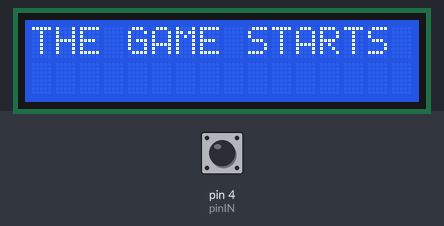
Recording of a sketch running on a simulated Arduino Uno, built with avr-gcc and run on an emulated ATmega328P. On the bench: 16×2 character LCD. The inputs (shaded band) are chosen by the test bench; at power-on: pin 4 (pinIN) HIGH.

Above: at 0.1 s.
At 1.6 s:
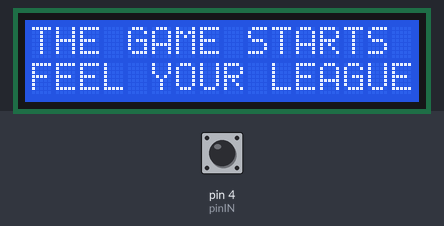
At 2.2 s:
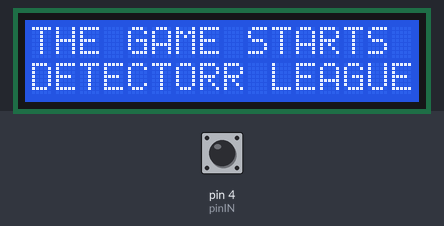
At 3.2 s:
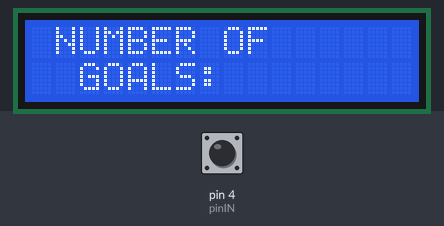

Measured:
- what the display in image 1 shows lasts 0.5 s, from 1.6 s to 2.1 s
- what the display in image 2 shows lasts 0.7 s, from 2.1 s to 2.8 s

The sketch:

lcd.ino
```cpp
/*#include <Wire.h>
#include <LiquidCrystal_I2C.h>

#if defined(ARDUINO) && ARDUINO >= 100
#define printByte(args)  write(args);
#else
#define printByte(args)  print(args,BYTE);
#endif

uint8_t bell[8]  = {0x4,0xe,0xe,0xe,0x1f,0x0,0x4};
uint8_t note[8]  = {0x2,0x3,0x2,0xe,0x1e,0xc,0x0};
uint8_t clock[8] = {0x0,0xe,0x15,0x17,0x11,0xe,0x0};
uint8_t heart[8] = {0x0,0xa,0x1f,0x1f,0xe,0x4,0x0};
uint8_t duck[8]  = {0x0,0xc,0x1d,0xf,0xf,0x6,0x0};
uint8_t check[8] = {0x0,0x1,0x3,0x16,0x1c,0x8,0x0};
uint8_t cross[8] = {0x0,0x1b,0xe,0x4,0xe,0x1b,0x0};
uint8_t retarrow[8] = {	0x1,0x1,0x5,0x9,0x1f,0x8,0x4};

LiquidCrystal_I2C lcd(0x27,20,4);  // set the LCD address to 0x27 for a 16 chars and 2 line display

void setup()
{
  lcd.init();                      // initialize the lcd
  lcd.backlight();

  lcd.createChar(0, bell);
  lcd.createChar(1, note);
  lcd.createChar(2, clock);
  lcd.createChar(3, heart);
  lcd.createChar(4, duck);
  lcd.createChar(5, check);
  lcd.createChar(6, cross);
  lcd.createChar(7, retarrow);
  lcd.home();

  lcd.print("Hello world...");
  lcd.setCursor(0, 1);
  lcd.print(" i ");
  lcd.printByte(3);
  lcd.print(" arduinos!");
  delay(5000);
  displayKeyCodes();

}

// display all keycodes
void displayKeyCodes(void) {
  uint8_t i = 0;
  while (1) {
    lcd.clear();
    lcd.print("Codes 0x"); lcd.print(i, HEX);
    lcd.print("-0x"); lcd.print(i+15, HEX);
    lcd.setCursor(0, 1);
    for (int j=0; j<16; j++) {
      lcd.printByte(i+j);
    }
    i+=16;

    delay(4000);
  }
}

void loop()
{

}*/
#include <Wire.h>
#include <LiquidCrystal_I2C.h>
// #include <LiquidCrystal.h> // Incluye la Libreria LiquidCrystal

LiquidCrystal_I2C lcd(0x27, 16, 2); // importa libreria LiquidCrystal

int pinIN = 4;   // Crea Variable pinIN y la asocia al pin digital 8
int valorIN = 0; // Crea Variables con un valor inicial asociado
int contenido = 0;

void setup()
{
  lcd.backlight();
  lcd.init(); // inicializa lcd en 16 columnas por 2 filas
  // entradas analógicas no requieren inicialización

  lcd.print("THE GAME STARTS"); // Imprime "RSLICING3D" sobre el LCD
  delay(500);                   // Espera 1 segundo
  lcd.setCursor(0, 1);          // Seteamos la ubicacion texto 0 linea 1 que sera escrita sobre el LCD
  delay(1000);

  lcd.print("FEEL YOUR LEAGUE"); // Imprime "IZMAEL MF" sobre el LCD
  delay(500);                    // Espera 1 segundo
  lcd.setCursor(0, 2);

  lcd.print("DETECTOR"); // Imprime DETECTOR" sobre el LCD
  delay(500);           // Espera 1 segundo
  lcd.setCursor(0, 1);   // Seteamos la ubicacion texto 0 linea 1 que sera escrita sobre el LCD
  delay(200);
  lcd.clear(); // Limpia la pantalla
  delay(300);

  lcd.setCursor(1, 0);     // Seteamos la ubicacion del texto 1, linea 0 que sera escrita sobre el LCD
  lcd.print("NUMBER OF "); // Imprime "CUENTA OBJETOS" sobre el LCD
  lcd.setCursor(2, 1);
  lcd.print("GOALS: ");
}

void loop()
{
  valorIN = digitalRead(pinIN); // Realiza la lectura Digital del pin 8
  if (valorIN != 1)             // Si la lectura es 1 incremente el valor de contenido
  {
    contenido++;
    while (digitalRead(pinIN) != 1)
    {
      delay(100); // Realiza un Delay para estabilizar
    }
    lcd.setCursor(12, 1); // Ubicamos el cursor en la posicion 12 sobre la linea 1
    lcd.print(contenido); // Imprimimos el valor del contenido sobre dicha ubicacion
    delay(3000);
  }
}
```
